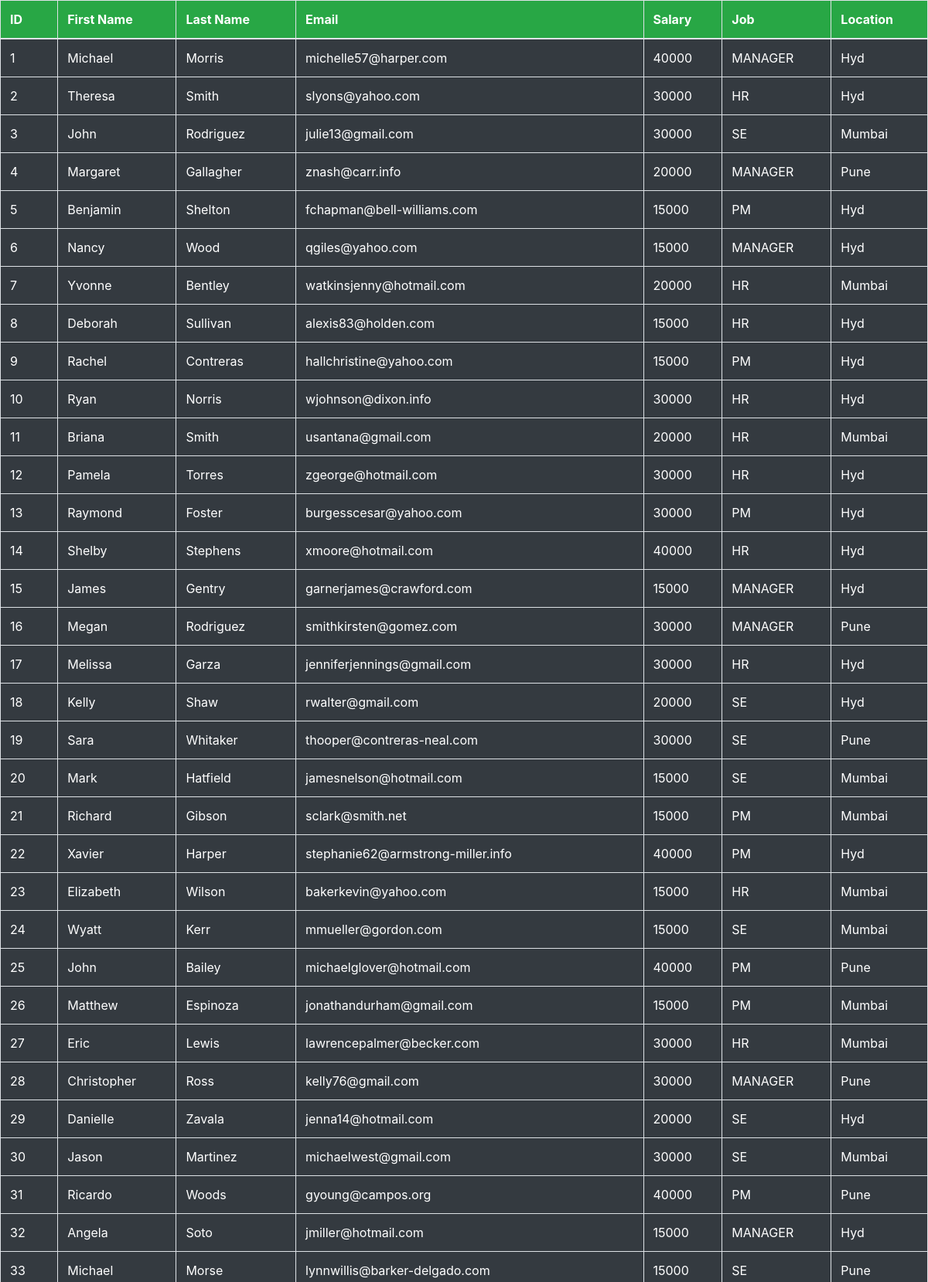
The page / (upper part) on the database its author committed.
### fakerapp/models.py (models this page shows)
class EmpData(models.Model):
    first_name=models.CharField(max_length=100)
    last_name=models.CharField(max_length=100)
    email=models.EmailField(max_length=100)
    salary=models.IntegerField()
    job=models.CharField(max_length=100)
    location=models.CharField(max_length=100)

### fakerapp/views.py (the view)
# urls.py: path('',views.fetching_data)
def fetching_data(request):
    Emp=EmpData.objects.all()
    return render(request,'emphtml.html',{'Emp':Emp})

### templates/emphtml.html (shortened to what this page needs)
{% include 'cdnlines.html' %}
<!DOCTYPE html>
<html lang="en">
<head>
</head>
<body>
{% if Emp %}
    <table class="table table-bordered text-white">
    <thead class="bg-success text-white">
    <tr>
        <th> ID </th>
        <th> First Name </th>
        <th> Last Name </th>
        <th> Email </th>
        <th> Salary </th>
        <th> Job </th>
        <th> Location </th>
    </tr>
    </thead>
    <tbody class="bg-dark text-white">
        {% for i in Emp  %}
        <tr>
            <td>{{ i.id }}</td>
            <td>{{ i.first_name }}</td>
            <td>{{ i.last_name }}</td>
            <td>{{ i.email }}</td>
            <td>{{ i.salary }}</td>
            <td>{{ i.job }}</td>
            <td>{{ i.location }}</td>
        </tr>
   {% endfor %}
    </tbody>
    </table>
{% else %}
    <h1> Emp data not found</h1>
{% endif %}
</body>
</html>

### templates/cdnlines.html (shortened to what this page needs)
<!DOCTYPE html>
<html lang="en">
<head>
</head>
<body>
{% block content %}
  <link rel="stylesheet" href="https://maxcdn.bootstrapcdn.com/bootstrap/4.5.2/css/bootstrap.min.css">
{% endblock %}
</body>
</html>

### rows shown on the page
EmpData: id "1", first_name "Michael", last_name "Morris", email "michelle57@harper.com", salary "40000", job "MANAGER", location "Hyd"
EmpData: id "2", first_name "Theresa", last_name "Smith", email "slyons@yahoo.com", salary "30000", job "HR", location "Hyd"
EmpData: id "3", first_name "John", last_name "Rodriguez", email "julie13@gmail.com", salary "30000", job "SE", location "Mumbai"
EmpData: id "4", first_name "Margaret", last_name "Gallagher", email "znash@carr.info", salary "20000", job "MANAGER", location "Pune"
EmpData: id "5", first_name "Benjamin", last_name "Shelton", email "fchapman@bell-williams.com", salary "15000", job "PM", location "Hyd"
EmpData: id "6", first_name "Nancy", last_name "Wood", email "qgiles@yahoo.com", salary "15000", job "MANAGER", location "Hyd"
EmpData: id "7", first_name "Yvonne", last_name "Bentley", email "watkinsjenny@hotmail.com", salary "20000", job "HR", location "Mumbai"
EmpData: id "8", first_name "Deborah", last_name "Sullivan", email "alexis83@holden.com", salary "15000", job "HR", location "Hyd"
EmpData: id "9", first_name "Rachel", last_name "Contreras", email "hallchristine@yahoo.com", salary "15000", job "PM", location "Hyd"
EmpData: id "10", first_name "Ryan", last_name "Norris", email "wjohnson@dixon.info", salary "30000", job "HR", location "Hyd"
EmpData: id "11", first_name "Briana", last_name "Smith", email "usantana@gmail.com", salary "20000", job "HR", location "Mumbai"
EmpData: id "12", first_name "Pamela", last_name "Torres", email "zgeorge@hotmail.com", salary "30000", job "HR", location "Hyd"
EmpData: id "13", first_name "Raymond", last_name "Foster", email "burgesscesar@yahoo.com", salary "30000", job "PM", location "Hyd"
EmpData: id "14", first_name "Shelby", last_name "Stephens", email "xmoore@hotmail.com", salary "40000", job "HR", location "Hyd"
EmpData: id "15", first_name "James", last_name "Gentry", email "garnerjames@crawford.com", salary "15000", job "MANAGER", location "Hyd"
EmpData: id "16", first_name "Megan", last_name "Rodriguez", email "smithkirsten@gomez.com", salary "30000", job "MANAGER", location "Pune"
EmpData: id "17", first_name "Melissa", last_name "Garza", email "jenniferjennings@gmail.com", salary "30000", job "HR", location "Hyd"
EmpData: id "18", first_name "Kelly", last_name "Shaw", email "rwalter@gmail.com", salary "20000", job "SE", location "Hyd"
EmpData: id "19", first_name "Sara", last_name "Whitaker", email "thooper@contreras-neal.com", salary "30000", job "SE", location "Pune"
EmpData: id "20", first_name "Mark", last_name "Hatfield", email "jamesnelson@hotmail.com", salary "15000", job "SE", location "Mumbai"
EmpData: id "21", first_name "Richard", last_name "Gibson", email "sclark@smith.net", salary "15000", job "PM", location "Mumbai"
EmpData: id "22", first_name "Xavier", last_name "Harper", email "stephanie62@armstrong-miller.info", salary "40000", job "PM", location "Hyd"
EmpData: id "23", first_name "Elizabeth", last_name "Wilson", email "bakerkevin@yahoo.com", salary "15000", job "HR", location "Mumbai"
EmpData: id "24", first_name "Wyatt", last_name "Kerr", email "mmueller@gordon.com", salary "15000", job "SE", location "Mumbai"
EmpData: id "25", first_name "John", last_name "Bailey", email "michaelglover@hotmail.com", salary "40000", job "PM", location "Pune"
EmpData: id "26", first_name "Matthew", last_name "Espinoza", email "jonathandurham@gmail.com", salary "15000", job "PM", location "Mumbai"
EmpData: id "27", first_name "Eric", last_name "Lewis", email "lawrencepalmer@becker.com", salary "30000", job "HR", location "Mumbai"
EmpData: id "28", first_name "Christopher", last_name "Ross", email "kelly76@gmail.com", salary "30000", job "MANAGER", location "Pune"
EmpData: id "29", first_name "Danielle", last_name "Zavala", email "jenna14@hotmail.com", salary "20000", job "SE", location "Hyd"
EmpData: id "30", first_name "Jason", last_name "Martinez", email "michaelwest@gmail.com", salary "30000", job "SE", location "Mumbai"
EmpData: id "31", first_name "Ricardo", last_name "Woods", email "gyoung@campos.org", salary "40000", job "PM", location "Pune"
EmpData: id "32", first_name "Angela", last_name "Soto", email "jmiller@hotmail.com", salary "15000", job "MANAGER", location "Hyd"
EmpData: id "33", first_name "Michael", last_name "Morse", email "lynnwillis@barker-delgado.com", salary "15000", job "SE", location "Pune"
